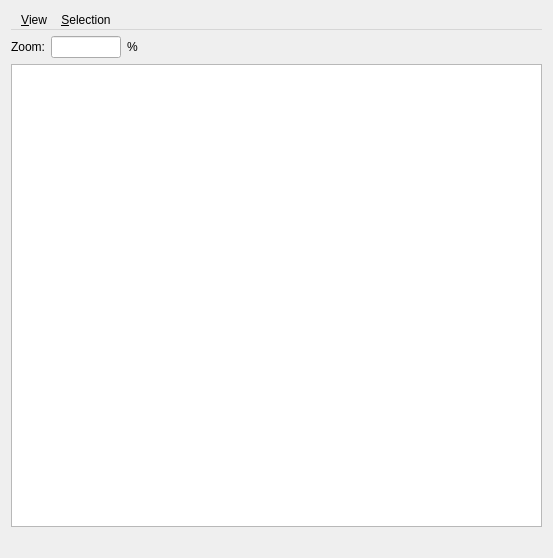
<?xml version="1.0" encoding="UTF-8"?>
<ui version="4.0">
 <class>mainWindow</class>
 <widget class="QDialog" name="mainWindow">
  <property name="geometry">
   <rect>
    <x>0</x>
    <y>0</y>
    <width>553</width>
    <height>558</height>
   </rect>
  </property>
  <property name="windowTitle">
   <string>Image Viewer</string>
  </property>
  <layout class="QVBoxLayout" name="verticalLayout">
   <item>
    <widget class="QMenuBar" name="menubar">
     <property name="nativeMenuBar">
      <bool>false</bool>
     </property>
     <widget class="QMenu" name="menu_View">
      <property name="title">
       <string>&amp;View</string>
      </property>
      <addaction name="action_BEWARE_those_reset_all_selections"/>
      <addaction name="separator"/>
      <addaction name="actionFit_to_window"/>
      <addaction name="separator"/>
      <addaction name="actionRotate_Right"/>
      <addaction name="actionRotate_Left"/>
      <addaction name="actionFlip_Vertically"/>
      <addaction name="actionFlip_Horizontally"/>
     </widget>
     <widget class="QMenu" name="menu_Selection">
      <property name="title">
       <string>&amp;Selection</string>
      </property>
      <addaction name="actionDraw_same_class_polygon"/>
      <addaction name="actionDraw_new_class_polygon"/>
      <addaction name="actionExtract_selection"/>
      <addaction name="actionRemove_last_polygon"/>
      <addaction name="actionRemove_all_selection"/>
     </widget>
     <addaction name="menu_View"/>
     <addaction name="menu_Selection"/>
    </widget>
   </item>
   <item>
    <layout class="QHBoxLayout" name="horizontalLayout_4">
     <item>
      <widget class="QLabel" name="zoomLabel">
       <property name="text">
        <string>Zoom:</string>
       </property>
      </widget>
     </item>
     <item>
      <widget class="QLineEdit" name="zoomLineEdit">
       <property name="minimumSize">
        <size>
         <width>70</width>
         <height>0</height>
        </size>
       </property>
       <property name="maximumSize">
        <size>
         <width>40</width>
         <height>16777215</height>
        </size>
       </property>
       <property name="inputMethodHints">
        <set>Qt::ImhDigitsOnly|Qt::ImhFormattedNumbersOnly|Qt::ImhPreferNumbers</set>
       </property>
       <property name="alignment">
        <set>Qt::AlignRight|Qt::AlignTrailing|Qt::AlignVCenter</set>
       </property>
      </widget>
     </item>
     <item>
      <widget class="QLabel" name="percentLabel">
       <property name="text">
        <string>%</string>
       </property>
      </widget>
     </item>
     <item>
      <spacer name="horizontalSpacer_3">
       <property name="orientation">
        <enum>Qt::Horizontal</enum>
       </property>
       <property name="sizeHint" stdset="0">
        <size>
         <width>40</width>
         <height>20</height>
        </size>
       </property>
      </spacer>
     </item>
    </layout>
   </item>
   <item>
    <widget class="QGraphicsView" name="imageView">
     <property name="cursor" stdset="0">
      <cursorShape>CrossCursor</cursorShape>
     </property>
     <property name="mouseTracking">
      <bool>false</bool>
     </property>
    </widget>
   </item>
   <item>
    <layout class="QHBoxLayout" name="horizontalLayout_3">
     <item>
      <widget class="QLabel" name="statusBar">
       <property name="minimumSize">
        <size>
         <width>300</width>
         <height>0</height>
        </size>
       </property>
       <property name="text">
        <string/>
       </property>
      </widget>
     </item>
    </layout>
   </item>
  </layout>
  <action name="actionFit_to_window">
   <property name="text">
    <string>&amp;Fit to window</string>
   </property>
  </action>
  <action name="actionHorizontal_flip">
   <property name="text">
    <string>&amp;Horizontal flip</string>
   </property>
  </action>
  <action name="actionVertical_flip">
   <property name="text">
    <string>&amp;Vertical flip</string>
   </property>
  </action>
  <action name="actionRotate">
   <property name="text">
    <string>&amp;Rotate</string>
   </property>
  </action>
  <action name="actionExtract_selection">
   <property name="text">
    <string>&amp;Extract selection</string>
   </property>
  </action>
  <action name="actionDraw_polygon">
   <property name="text">
    <string>&amp;Draw polygon</string>
   </property>
  </action>
  <action name="actionRemove_last_polygon">
   <property name="text">
    <string>Remove &amp;last polygon</string>
   </property>
  </action>
  <action name="actionRemove_all_selection">
   <property name="text">
    <string>Remove &amp;all selection</string>
   </property>
  </action>
  <action name="actionRotate_left">
   <property name="text">
    <string>Rotate &amp;left</string>
   </property>
  </action>
  <action name="actionRotate_Right">
   <property name="text">
    <string>Rotate &amp;Right</string>
   </property>
  </action>
  <action name="actionRotate_Left">
   <property name="text">
    <string>Rotate &amp;Left</string>
   </property>
  </action>
  <action name="actionDraw_new_class_polygon">
   <property name="text">
    <string>Draw &amp;new class polygon</string>
   </property>
  </action>
  <action name="actionDraw_same_class_polygon">
   <property name="text">
    <string>Draw &amp;same class polygon</string>
   </property>
  </action>
  <action name="actionFlip_Vertically">
   <property name="text">
    <string>Flip &amp;Vertically</string>
   </property>
  </action>
  <action name="actionFlip_Horizontally">
   <property name="text">
    <string>Flip &amp;Horizontally</string>
   </property>
  </action>
  <action name="action_BEWARE_those_reset_all_selections">
   <property name="text">
    <string>!BEWARE! this menu actions reset all selections</string>
   </property>
  </action>
 </widget>
 <resources/>
 <connections/>
</ui>
